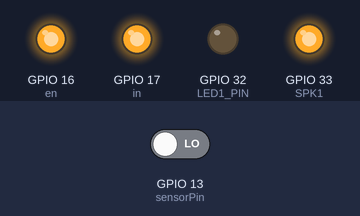
Bench run of a sketch on a simulated ESP32. On the bench: output pins drawn as LEDs (lit = HIGH). Inputs (shaded band) come from the test bench; at power-on: GPIO 13 (sensorPin) LOW. WiFi joins after 1.5 s; servers stay silent unless stated; what the sketch prints to the serial monitor is not drawn.

Above: at 2.7 s.
2.8 s: GPIO 13 (sensorPin) driven HIGH
At 3.5 s:
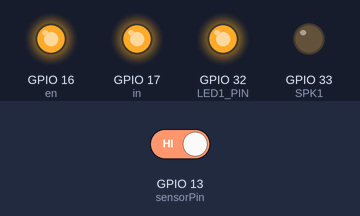
4.3 s: GPIO 13 (sensorPin) driven LOW
At 4.7 s:
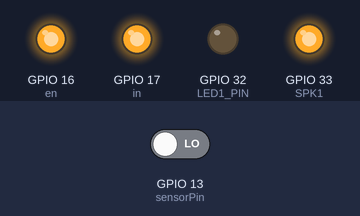
Timing chart, 0 to 7.3 s (numbered marks = the images above; inputs shaded):
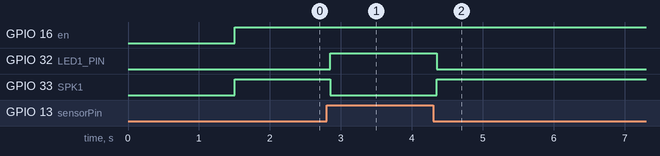

Measured:
- after the input at 2.8 s, GPIO 32 (LED1_PIN): LOW → HIGH after 0.05 s; GPIO 33 (SPK1): HIGH → LOW after 0.05 s
- after the input at 4.3 s, GPIO 32 (LED1_PIN): HIGH → LOW after 0.05 s; GPIO 33 (SPK1): LOW → HIGH after 0.05 s

The sketch:

sketch_dec14a.ino
```cpp
#include <WiFi.h>
#include <WiFiClientSecure.h>
const char* ssid = "Arm26";
const char* password = "2612380011";

String txt1 = "มีคนอยู่ในรถ";
int sensorPin = 13;
int LED1_PIN = 32;
int SPK1 = 33;
int val = 0;
int in = 17;
int en = 16;
bool motionState = false;
void setup()
{
pinMode(sensorPin, INPUT);
pinMode(LED1_PIN, OUTPUT);
pinMode(SPK1, OUTPUT);
pinMode(in,OUTPUT);
pinMode(en,OUTPUT);
digitalWrite(SPK1,LOW);
Serial.begin(115200);
Serial.println();
Serial.println();
Serial.print("Connecting to ");
Serial.println(ssid);
WiFi.begin(ssid, password);
while (WiFi.status() != WL_CONNECTED)
{
  delay(500);
  Serial.print(".");
  }
  Serial.println("");
  Serial.println("WiFi connected.");
  Serial.println("IP address: ");
  Serial.println(WiFi.localIP());
}
void loop()
{
  digitalWrite(in,HIGH);
  digitalWrite(en,HIGH);
  val = digitalRead(sensorPin);
  if (val == HIGH)
  {
    digitalWrite(LED1_PIN,HIGH);
    digitalWrite(SPK1,LOW);
    delay(150);
    if (motionState == false)
    {
      Serial.println("Motion detected!");
      motionState = true;
    }
  }
  else
  {
    digitalWrite(LED1_PIN,LOW);
    digitalWrite(SPK1,HIGH);
    delay(150);
    if (motionState == true)
    {
      Serial.println("Motion ended!");
      motionState = false;
    }
  }
}
```
